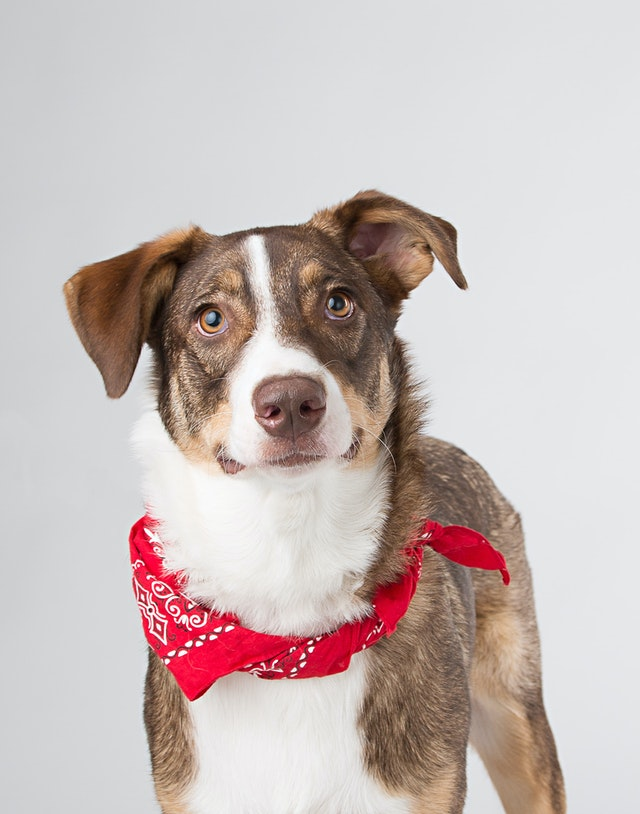
#> input picture image_gray_tons/dog.jpg, 640 x 814 px, found by its file name
$ python img_gray_whc.py
#> lines starting #> are read from the running program, lines starting #| are printed output that depends on the picture
import cv2
import numpy as np

"""
Resme gri tonlama yapılması ve genişlik,yükselik,kanal sayısını görme
"""


img = cv2.imread("resim_gri_tonlama/dog.jpg")
#> img is the input picture: shape (814, 640, 3); mean B, G, R 184.1, 186.5, 199.8


# farklı renk tonlamaları

image_gray = cv2.cvtColor(img,cv2.COLOR_BGR2GRAY)   # gri tonlama
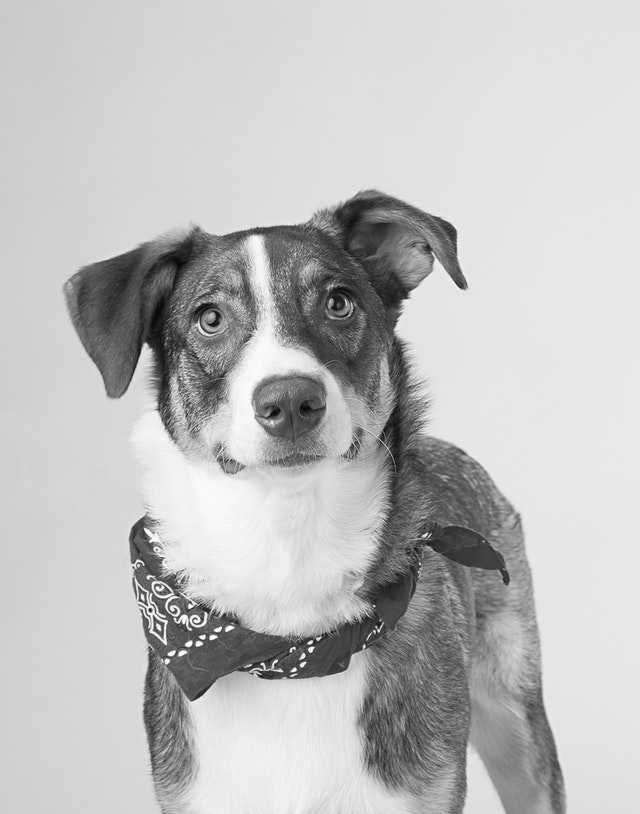
#> image_gray: shape (814, 640); min 3, max 255, mean 190.3
image_gray = cv2.cvtColor(img,cv2.COLOR_BGR2HSV)    # pembe ışıklı tonlama
#> image_gray: shape (814, 640, 3); mean H, S, V 79.2, 33.6, 201.6
image_gray = cv2.cvtColor(img,cv2.COLOR_BGR2HLS)   # yeşil ışıklı tonlama
#> image_gray: shape (814, 640, 3); mean of channels 0, 1, 2 79.2, 191.7, 36.2
image_gray = cv2.cvtColor(img,cv2.COLOR_BGR2LAB)    # mavi ışıklı tonlama
#> image_gray: shape (814, 640, 3); mean of channels 0, 1, 2 195.7, 132.5, 132.3
image_gray = cv2.cvtColor(img,cv2.COLOR_BGR2RGB)   # soft renkte tonlama
image_gray = cv2.cvtColor(img,cv2.COLOR_BGR2YUV)
#> image_gray: shape (814, 640, 3); mean of channels 0, 1, 2 190.3, 125, 136.2
image_gray = cv2.cvtColor(img,cv2.COLOR_BGR2XYZ)
#> image_gray: shape (814, 640, 3); mean of channels 0, 1, 2 182.4, 189.2, 200.7


"""
img değişkeni içindeki resme gri veya farklı tonlama uygulaması

"""


# shape özelliği ile resmin yükselik, genişlik ve BGR kanal sayısını görme

yukseklik,genislik,kanalsayisi = img.shape
#> yukseklik = 814; genislik = 640; kanalsayisi = 3
#> (the run stopped early here; a loop or call above may not have finished)
